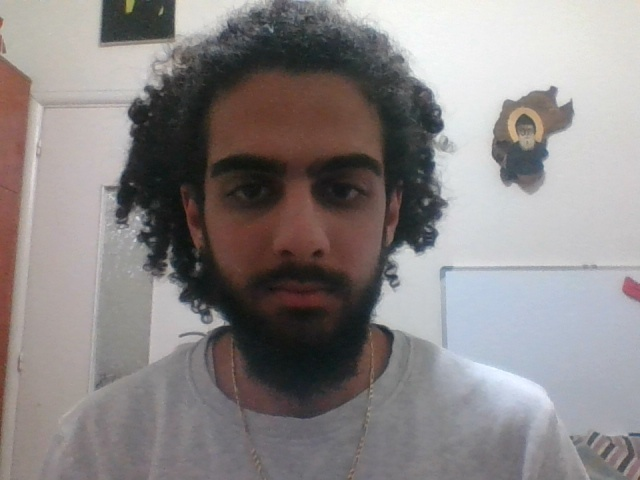
#> input picture testimage.jpg, 640 x 480 px
$ python -i border_crop.py   (imports and definitions only)
#> lines starting #> are read from the running program, lines starting #| are printed output that depends on the picture; after the words box and inside, x2 and y2 are one past the last pixel; in counts of white or black regions, pixels touching at a corner belong together
# imports (download imutils using pip install imutils)
from imutils.perspective import four_point_transform
import cv2


def border_crop(border_path):
    # Load image, grayscale, Gaussian blur, Otsu's threshold
#> called with border_path = 'testimage.jpg'
    image = cv2.imread(border_path)
#> image is the input picture: shape (480, 640, 3); mean B, G, R 133.6, 133.8, 138.7
    gray = cv2.cvtColor(image, cv2.COLOR_BGR2GRAY)
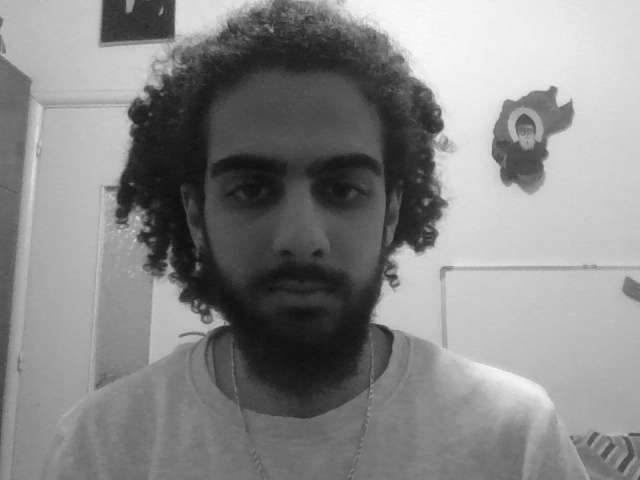
#> gray: shape (480, 640); min 11, max 251, mean 135.2
    blur = cv2.GaussianBlur(gray, (5, 5), 0)
    thresh = cv2.threshold(
        blur, 0, 255, cv2.THRESH_BINARY + cv2.THRESH_OTSU)[1]
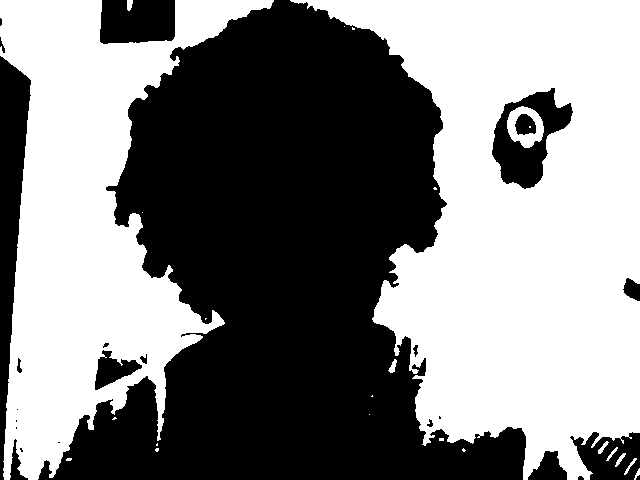
#> thresh: shape (480, 640); 51.5% white; 25 black regions (9 under 20 px)

    # Find contours and sort for largest contour
    cnts = cv2.findContours(thresh, cv2.RETR_EXTERNAL, cv2.CHAIN_APPROX_SIMPLE)
#> cnts = 22 contours, 14 with area under 20; largest, box (x1, y1, x2, y2) and area: (290, 0, 640, 480) 101199, (0, 0, 274, 480) 59704, (388, 359, 397, 373) 49, (127, 0, 133, 11) 40, (615, 453, 626, 467) 38, (598, 441, 609, 454) 38, (624, 458, 637, 475) 34, (606, 447, 618, 461) 28
    cnts = cnts[0] if len(cnts) == 2 else cnts[1]
    cnts = sorted(cnts, key=cv2.contourArea, reverse=True)
    displayCnt = None

    for c in cnts:
        # Perform contour approximation
        peri = cv2.arcLength(c, True)
        approx = cv2.approxPolyDP(c, 0.02 * peri, True)
        if len(approx) == 4:
            displayCnt = approx
            break
#> this loop made 11 passes
#> (peri, displayCnt) on pass 11: (12, [[439, 438], [439, 440], [443, 440], [443, 438]])
#> peri on passes 1 to 6: 2254.9, 2272.9, 34.97, 27.66, 36.04, 34.04

    # Obtain birds' eye view of image
    warped = four_point_transform(image, displayCnt.reshape(4, 2))

    return warped

>>> result = border_crop('testimage.jpg')
